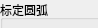
     <widget class="QWidget" name="page_2">
      <property name="geometry">
       <rect>
        <x>0</x>
        <y>0</y>
        <width>98</width>
        <height>28</height>
       </rect>
      </property>
      <attribute name="label">
       <string>圆弧检测</string>
      </attribute>
      <widget class="QGroupBox" name="groupBox_6">
       <property name="geometry">
        <rect>
         <x>0</x>
         <y>0</y>
         <width>401</width>
         <height>551</height>
        </rect>
       </property>
       <property name="title">
        <string>标定圆弧</string>
       </property>
       <widget class="QPushButton" name="pushButton_DetectEdgeROI">
        <property name="geometry">
         <rect>
          <x>20</x>
          <y>240</y>
          <width>120</width>
          <height>34</height>
         </rect>
        </property>
        <property name="text">
         <string>边界区域</string>
        </property>
       </widget>
       <widget class="QPushButton" name="pushButton_DetectEdge">
        <property name="geometry">
         <rect>
          <x>149</x>
          <y>240</y>
          <width>231</width>
          <height>34</height>
         </rect>
        </property>
        <property name="text">
         <string>检测边界</string>
        </property>
       </widget>
       <widget class="QLineEdit" name="lineEdit_DetectEdgeThreshold1">
        <property name="geometry">
         <rect>
          <x>100</x>
          <y>40</y>
          <width>100</width>
          <height>25</height>
         </rect>
        </property>
       </widget>
       <widget class="QLabel" name="label_23">
        <property name="geometry">
         <rect>
          <x>20</x>
          <y>40</y>
          <width>81</width>
          <height>18</height>
         </rect>
        </property>
        <property name="text">
         <string>阀值1</string>
        </property>
       </widget>
       <widget class="QLabel" name="label_24">
        <property name="geometry">
         <rect>
          <x>20</x>
          <y>80</y>
          <width>81</width>
          <height>18</height>
         </rect>
        </property>
        <property name="text">
         <string>阀值2</string>
        </property>
       </widget>
       <widget class="QLineEdit" name="lineEdit_DetectEdgeThreshold2">
        <property name="geometry">
         <rect>
          <x>100</x>
          <y>80</y>
          <width>100</width>
          <height>25</height>
         </rect>
        </property>
       </widget>
       <widget class="Line" name="line_9">
        <property name="geometry">
         <rect>
          <x>10</x>
          <y>210</y>
          <width>371</width>
          <height>20</height>
         </rect>
        </property>
        <property name="orientation">
         <enum>Qt::Horizontal</enum>
        </property>
       </widget>
       <widget class="QPushButton" name="pushButton_SaveDetectEdgeParams">
        <property name="geometry">
         <rect>
          <x>100</x>
          <y>170</y>
          <width>120</width>
          <height>34</height>
         </rect>
        </property>
        <property name="text">
         <string>保存参数</string>
        </property>
       </widget>
       <widget class="QLabel" name="label_39">
        <property name="geometry">
         <rect>
          <x>210</x>
          <y>120</y>
          <width>51</width>
          <height>16</height>
         </rect>
        </property>
        <property name="text">
         <string>um</string>
        </property>
       </widget>
       <widget class="QLabel" name="label_40">
        <property name="geometry">
         <rect>
          <x>20</x>
          <y>120</y>
          <width>81</width>
          <height>18</height>
         </rect>
        </property>
        <property name="text">
         <string>孔径尺寸</string>
        </property>
       </widget>
       <widget class="QLineEdit" name="lineEdit_DetectEdgeApeSize">
        <property name="geometry">
         <rect>
          <x>100</x>
          <y>120</y>
          <width>100</width>
          <height>25</height>
         </rect>
        </property>
       </widget>
       <widget class="Line" name="line_10">
        <property name="geometry">
         <rect>
          <x>10</x>
          <y>360</y>
          <width>371</width>
          <height>20</height>
         </rect>
        </property>
        <property name="orientation">
         <enum>Qt::Horizontal</enum>
        </property>
       </widget>
       <widget class="QPushButton" name="pushButton_SrhCirccleDetect">
        <property name="geometry">
         <rect>
          <x>149</x>
          <y>320</y>
          <width>231</width>
          <height>34</height>
         </rect>
        </property>
        <property name="text">
         <string>检测</string>
        </property>
       </widget>
       <widget class="QPushButton" name="pushButton_SrhCircleROI">
        <property name="geometry">
         <rect>
          <x>20</x>
          <y>320</y>
          <width>120</width>
          <height>34</height>
         </rect>
        </property>
        <property name="text">
         <string>检测区域</string>
        </property>
       </widget>
       <widget class="QLineEdit" name="lineEdit_SrhCircleRound">
        <property name="enabled">
         <bool>false</bool>
        </property>
        <property name="geometry">
         <rect>
          <x>270</x>
          <y>420</y>
          <width>100</width>
          <height>20</height>
         </rect>
        </property>
       </widget>
       <widget class="QLabel" name="label_33">
        <property name="geometry">
         <rect>
          <x>220</x>
          <y>420</y>
          <width>61</width>
          <height>16</height>
         </rect>
        </property>
        <property name="text">
         <string>Round</string>
        </property>
       </widget>
       <widget class="QLineEdit" name="lineEdit_SrhCircleDiameter">
        <property name="enabled">
         <bool>false</bool>
        </property>
        <property name="geometry">
         <rect>
          <x>80</x>
          <y>420</y>
          <width>100</width>
          <height>20</height>
         </rect>
        </property>
       </widget>
       <widget class="QLineEdit" name="lineEdit_SrhCirclePosY">
        <property name="enabled">
         <bool>false</bool>
        </property>
        <property name="geometry">
         <rect>
          <x>270</x>
          <y>390</y>
          <width>100</width>
          <height>20</height>
         </rect>
        </property>
       </widget>
       <widget class="QLabel" name="label_34">
        <property name="geometry">
         <rect>
          <x>190</x>
          <y>390</y>
          <width>51</width>
          <height>16</height>
         </rect>
        </property>
        <property name="text">
         <string>um</string>
        </property>
       </widget>
       <widget class="QLabel" name="label_37">
        <property name="geometry">
         <rect>
          <x>10</x>
          <y>420</y>
          <width>61</width>
          <height>16</height>
         </rect>
        </property>
        <property name="text">
         <string>Diameter</string>
        </property>
       </widget>
       <widget class="QLabel" name="label_38">
        <property name="geometry">
         <rect>
          <x>10</x>
          <y>390</y>
          <width>51</width>
          <height>16</height>
         </rect>
        </property>
        <property name="text">
         <string>X Pos</string>
        </property>
       </widget>
       <widget class="QLineEdit" name="lineEdit_SrhCirclePosX">
        <property name="enabled">
         <bool>false</bool>
        </property>
        <property name="geometry">
         <rect>
          <x>80</x>
          <y>390</y>
          <width>100</width>
          <height>20</height>
         </rect>
        </property>
       </widget>
       <widget class="QLabel" name="label_32">
        <property name="geometry">
         <rect>
          <x>380</x>
          <y>390</y>
          <width>21</width>
          <height>16</height>
         </rect>
        </property>
        <property name="text">
         <string>um</string>
        </property>
       </widget>
       <widget class="QLabel" name="label_36">
        <property name="geometry">
         <rect>
          <x>220</x>
          <y>390</y>
          <width>51</width>
          <height>16</height>
         </rect>
        </property>
        <property name="text">
         <string>Y Pos</string>
        </property>
       </widget>
       <widget class="QLabel" name="label_42">
        <property name="geometry">
         <rect>
          <x>190</x>
          <y>420</y>
          <width>51</width>
          <height>16</height>
         </rect>
        </property>
        <property name="text">
         <string>um</string>
        </property>
       </widget>
       <widget class="Line" name="line_11">
        <property name="geometry">
         <rect>
          <x>10</x>
          <y>290</y>
          <width>371</width>
          <height>20</height>
         </rect>
        </property>
        <property name="orientation">
         <enum>Qt::Horizontal</enum>
        </property>
       </widget>
      </widget>
     </widget>
